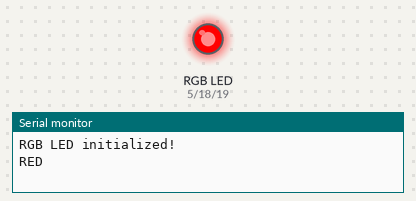
Simulated run of this program. Board: ESP32. Shown: an RGB LED mixed from three pins (HIGH = lit), the last lines printed to the serial monitor.

Above: at 1.5 s.
At 3.5 s:
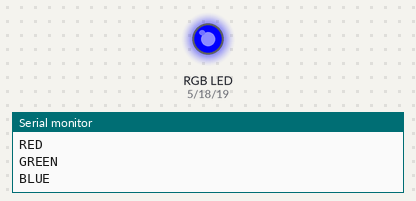
At 4.5 s:
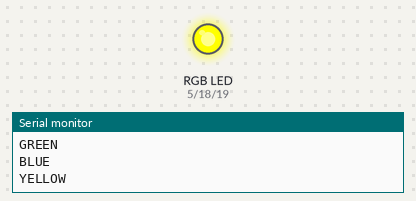
At 5.5 s:
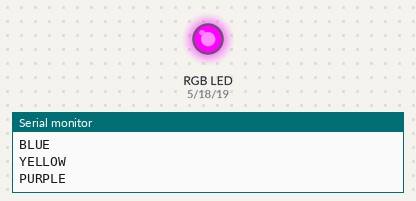
At 7.5 s:
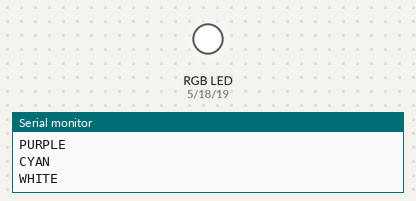
At 10.5 s:
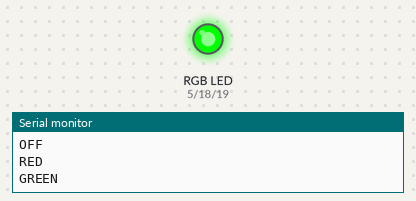
Timing chart, 0 to 11.4 s (numbered marks = the images above):
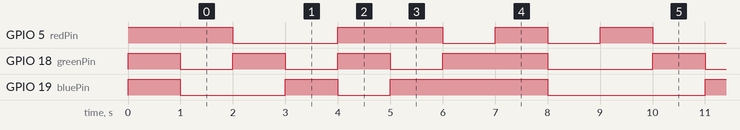

Measured:
- by itself, GPIO 5 (redPin): repeats every 8.0 s: HIGH 2.0 s, 2 × (LOW 1.0 s, HIGH 1.0 s), LOW 2.0 s
- by itself, GPIO 18 (greenPin): repeats every 8.0 s: 2 × (HIGH 1.0 s, LOW 1.0 s), HIGH 2.0 s, LOW 2.0 s
- by itself, GPIO 19 (bluePin): repeats every 8.0 s: HIGH 1.0 s, LOW 1.0 s, HIGH 3.0 s, LOW 3.0 s

The program:

main.cpp
```cpp
#include <Arduino.h>

// Define Pins
const int redPin = 5;
const int greenPin = 18;
const int bluePin = 19;

// PWM Settings
const int freq = 5000;
const int resolution = 8; // 8-bit resolution (0-255)

// PWM Channels
const int redChannel = 0;
const int greenChannel = 1;
const int blueChannel = 2;
const bool commonAnode = false;

// Forward declaration
void setColor(int redValue, int greenValue, int blueValue);

void setup() {
  Serial.begin(115200);

  // Set pins as outputs
  pinMode(redPin, OUTPUT);
  pinMode(greenPin, OUTPUT);
  pinMode(bluePin, OUTPUT);

  // Configure LED PWM functionalites
  ledcSetup(redChannel, freq, resolution);
  ledcSetup(greenChannel, freq, resolution);
  ledcSetup(blueChannel, freq, resolution);

  ledcAttachPin(redPin, redChannel);
  ledcAttachPin(greenPin, greenChannel);
  ledcAttachPin(bluePin, blueChannel);

  // Startup check: LED should turn white briefly.
  setColor(255, 255, 255);
  delay(1000);
  setColor(0, 0, 0);

  Serial.println("RGB LED initialized!");
}

void loop() {
  // Cycle through some colors
  Serial.println("RED");
  setColor(255, 0, 0);   // Red
  delay(1000);

  Serial.println("GREEN");
  setColor(0, 255, 0);   // Green
  delay(1000);

  Serial.println("BLUE");
  setColor(0, 0, 255);   // Blue
  delay(1000);

  Serial.println("YELLOW");
  setColor(255, 255, 0); // Yellow
  delay(1000);

  Serial.println("PURPLE");
  setColor(255, 0, 255); // Purple
  delay(1000);

  Serial.println("CYAN");
  setColor(0, 255, 255); // Cyan
  delay(1000);

  Serial.println("WHITE");
  setColor(255, 255, 255); // White
  delay(1000);

  Serial.println("OFF");
  setColor(0, 0, 0);     // Off
  delay(1000);
}

// Function to set the RGB color
void setColor(int redValue, int greenValue, int blueValue) {
  if (commonAnode) {
    redValue = 255 - redValue;
    greenValue = 255 - greenValue;
    blueValue = 255 - blueValue;
  }

  ledcWrite(redChannel, redValue);
  ledcWrite(greenChannel, greenValue);
  ledcWrite(blueChannel, blueValue);
}
```
